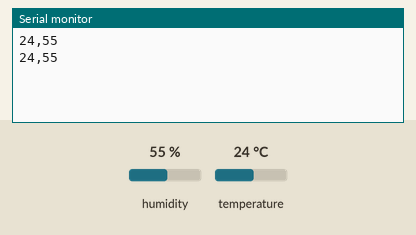
This sketch was run on a simulated Arduino Uno, built with avr-gcc and run on an emulated ATmega328P. Parts: the last lines printed to the serial monitor. The test bench sets the inputs (shaded band); at power-on: humidity 55 %, temperature 24 °C.

Above: at 2.8 s.
2.9 s: humidity set to 22 %
At 4.8 s:
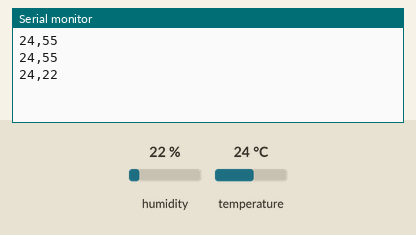
5.6 s: temperature set to 12 °C
At 7.2 s:
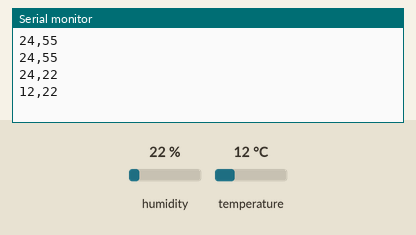
8.3 s: humidity set to 40 %
At 10.7 s:
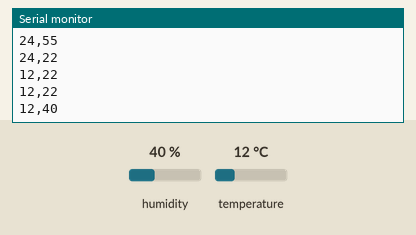
Timing chart, 0 to 12.2 s (numbered marks = the images above; inputs shaded):
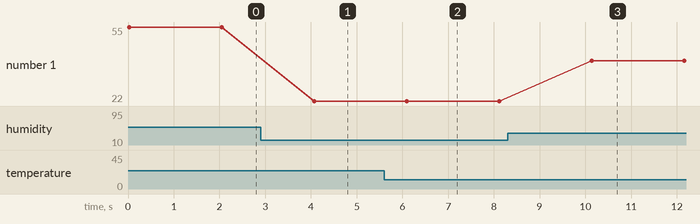

Measured:
- after the input at 2.9 s, the serial monitor: prints a new line after 1.2 s (image 1)
- after the input at 5.6 s, the serial monitor: prints a new line after 0.49 s (image 2)
- after the input at 8.3 s, the serial monitor: prints a new line after 1.8 s (image 3)
- plotted number 1: 55 → 22 after the input at 2.9 s, 22 → 40 after the input at 8.3 s

The sketch:

DHT11Default.ino
```cpp
#include <SimpleDHT.h>
#include <SD.h>

// for DHT11,
//      VCC: 5V or 3V
//      GND: GND
//      DATA: 2
int pinDHT11 = 2;
SimpleDHT11 dht11(pinDHT11);

void setup() {
  Serial.begin(9600);
}

void loop() {

  byte temperature = 0;
  byte humidity = 0;
  int err = SimpleDHTErrSuccess;
  dht11.read(&temperature, &humidity, NULL);


  Serial.print((int)temperature);
  Serial.print(",");
  Serial.println((int)humidity);

  delay(2000);

}
```
